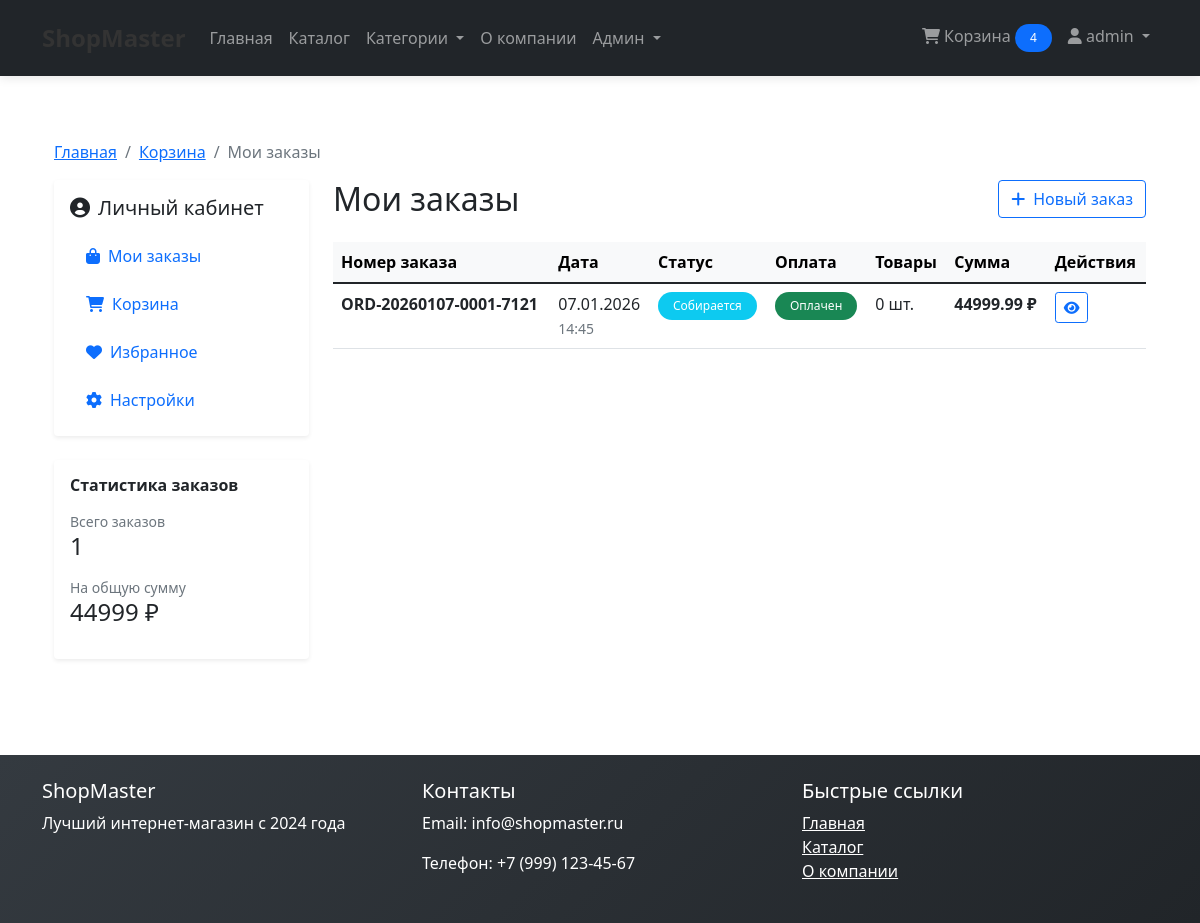
Page /orders (signed in) on the committed database.
### app.py (models this page shows, shortened)
class User(UserMixin, db.Model):
    id = db.Column(db.Integer, primary_key=True)
    username = db.Column(db.String(80), unique=True, nullable=False)
    email = db.Column(db.String(120), unique=True, nullable=False)
    password_hash = db.Column(db.String(200), nullable=False)
    address = db.Column(db.Text)
    is_admin = db.Column(db.Boolean, default=False)
    created_at = db.Column(db.DateTime, default=datetime.utcnow)
    cart_items = db.relationship('CartItem', backref='cart_user', lazy=True)  # Изменено backref
    orders = db.relationship('Order', backref='order_user', lazy=True)  # Изменено backref

class Order(db.Model):
    id = db.Column(db.Integer, primary_key=True)
    user_id = db.Column(db.Integer, db.ForeignKey('user.id'), nullable=False)
    order_number = db.Column(db.String(50), unique=True, nullable=False)
    status = db.Column(db.String(50), default='pending')
    total_amount = db.Column(db.Float, nullable=False)
    shipping_address = db.Column(db.Text)
    billing_address = db.Column(db.Text)
    payment_method = db.Column(db.String(100))
    payment_status = db.Column(db.String(50), default='pending')
    notes = db.Column(db.Text)
    created_at = db.Column(db.DateTime, default=datetime.utcnow)
    updated_at = db.Column(db.DateTime, default=datetime.utcnow, onupdate=datetime.utcnow)
    user = db.relationship('User', foreign_keys=[user_id])

### app.py (the view)
@app.route('/orders')
@login_required
def user_orders():
    orders = Order.query.filter_by(user_id=current_user.id).order_by(Order.created_at.desc()).all()
    return render_template('orders.html', orders=orders)

### app.py (called while the page is built)
@login_manager.user_loader
def load_user(user_id):
    return User.query.get(int(user_id))

@app.context_processor
def utility_processor():
    def format_price(price):
        try:
            return f"{float(price):,.2f}".replace(',', ' ').replace('.', ',')
        except:
            return str(price)
    return dict(format_price=format_price)

### templates/orders.html (shortened to what this page needs)
{% extends "base.html" %}
{% block content %}
<div class="container py-4">
    <nav aria-label="breadcrumb">
        <ol class="breadcrumb">
            <li class="breadcrumb-item"><a href="{{ url_for('index') }}">Главная</a></li>
            <li class="breadcrumb-item"><a href="{{ url_for('cart') }}">Корзина</a></li>
            <li class="breadcrumb-item active" aria-current="page">Мои заказы</li>
        </ol>
    </nav>
    <div class="row">
        <div class="col-lg-3 mb-4">
            <div class="card border-0 shadow-sm mb-4">
                <div class="card-body">
                    <h5 class="card-title mb-3">
                        <i class="fas fa-user-circle me-2"></i>Личный кабинет
                    </h5>
                    <ul class="nav flex-column">
                        <li class="nav-item mb-2">
                            <a class="nav-link active" href="{{ url_for('user_orders') }}">
                                <i class="fas fa-shopping-bag me-2"></i>Мои заказы
                            </a>
                        </li>
                        <li class="nav-item mb-2">
                            <a class="nav-link" href="{{ url_for('cart') }}">
                                <i class="fas fa-shopping-cart me-2"></i>Корзина
                            </a>
                        </li>
                        <li class="nav-item mb-2">
                            <a class="nav-link" href="#">
                                <i class="fas fa-heart me-2"></i>Избранное
                            </a>
                        </li>
                        <li class="nav-item">
                            <a class="nav-link" href="#">
                                <i class="fas fa-cog me-2"></i>Настройки
                            </a>
                        </li>
                    </ul>
                </div>
            </div>
            <div class="card border-0 shadow-sm">
                <div class="card-body">
                    <h6 class="fw-bold mb-3">Статистика заказов</h6>
                    <div class="mb-3">
                        <small class="text-muted d-block">Всего заказов</small>
                        <h4 class="mb-0">{{ orders|length }}</h4>
                    </div>
                    <div class="mb-3">
                        <small class="text-muted d-block">На общую сумму</small>
                        <h4 class="mb-0">{{ orders|sum(attribute='total_amount')|int }} ₽</h4>
                    </div>
                </div>
            </div>
        </div>
        <div class="col-lg-9">
            <div class="d-flex justify-content-between align-items-center mb-4">
                <h1 class="h2 mb-0">Мои заказы</h1>
                <a href="{{ url_for('catalog') }}" class="btn btn-outline-primary">
                    <i class="fas fa-plus me-2"></i>Новый заказ
                </a>
            </div>
            {% if orders %}
            <div class="table-responsive">
                <table class="table table-hover">
                    <thead class="table-light">
                        <tr>
                            <th>Номер заказа</th>
                            <th>Дата</th>
                            <th>Статус</th>
                            <th>Оплата</th>
                            <th>Товары</th>
                            <th>Сумма</th>
                            <th>Действия</th>
                        </tr>
                    </thead>
                    <tbody>
                        {% for order in orders %}
                        <tr>
                            <td>
                                <strong>{{ order.order_number }}</strong>
                            </td>
                            <td>
                                {{ order.created_at.strftime('%d.%m.%Y') }}<br>
                                <small class="text-muted">{{ order.created_at.strftime('%H:%M') }}</small>
                            </td>
                            <td>
                                {% if order.status == 'pending' %}
                                <span class="badge bg-warning">В обработке</span>
                                {% elif order.status == 'processing' %}
                                <span class="badge bg-info">Собирается</span>
                                {% elif order.status == 'shipped' %}
                                <span class="badge bg-primary">Отправлен</span>
                                {% elif order.status == 'delivered' %}
                                <span class="badge bg-success">Доставлен</span>
                                {% elif order.status == 'cancelled' %}
                                <span class="badge bg-danger">Отменен</span>
                                {% else %}
                                <span class="badge bg-secondary">{{ order.status }}</span>
                                {% endif %}
                            </td>
                            <td>
                                {% if order.payment_status == 'paid' %}
                                <span class="badge bg-success">Оплачен</span>
                                {% elif order.payment_status == 'pending' %}
                                <span class="badge bg-warning">Ожидает</span>
                                {% else %}
                                <span class="badge bg-danger">{{ order.payment_status }}</span>
                                {% endif %}
                            </td>
                            <td>
                                {{ order.items|sum(attribute='quantity') }} шт.
                            </td>
                            <td>
                                <strong>{{ order.total_amount }} ₽</strong>
                            </td>
                            <td>
                                <a href="{{ url_for('order_detail', order_id=order.id) }}"
                                   class="btn btn-sm btn-outline-primary">
                                    <i class="fas fa-eye"></i>
                                </a>
                            </td>
                        </tr>
                        {% endfor %}
                    </tbody>
                </table>
            </div>
            {% endif %}
        </div>
    </div>
</div>
{% endblock %}

### templates/base.html (shortened to what this page needs)
<!DOCTYPE html>
<html lang="ru">
<head>
    <link href="https://cdn.jsdelivr.net/npm/bootstrap@5.1.3/dist/css/bootstrap.min.css" rel="stylesheet">
    <link rel="stylesheet" href="https://cdnjs.cloudflare.com/ajax/libs/font-awesome/6.0.0/css/all.min.css">
    <link rel="stylesheet" href="{{ url_for('static', filename='css/style.css') }}">
</head>
<body>
    <nav class="navbar navbar-expand-lg navbar-dark bg-dark">
        <div class="container">
            <a class="navbar-brand" href="{{ url_for('index') }}">ShopMaster</a>
            <div class="collapse navbar-collapse" id="navbarNav">
                <ul class="navbar-nav me-auto">
                    <li class="nav-item">
                        <a class="nav-link" href="{{ url_for('index') }}">Главная</a>
                    </li>
                    <li class="nav-item">
                        <a class="nav-link" href="{{ url_for('catalog') }}">Каталог</a>
                    </li>
<li class="nav-item dropdown">
    <a class="nav-link dropdown-toggle" href="#" id="categoriesDropdown" role="button" data-bs-toggle="dropdown">
        Категории
    </a>
</li>
                    <li class="nav-item">
                        <a class="nav-link" href="{{ url_for('about') }}">О компании</a>
                    </li>
                    {% if current_user.is_authenticated and current_user.is_admin %}
                    <li class="nav-item dropdown">
                        <a class="nav-link dropdown-toggle" href="#" id="adminDropdown" role="button" data-bs-toggle="dropdown">
                            Админ
                        </a>
                    </li>
                    {% endif %}
                </ul>
                <ul class="navbar-nav">
                    {% if current_user.is_authenticated %}
                    <li class="nav-item">
    <a class="nav-link" href="{{ url_for('cart') }}">
        <i class="fas fa-shopping-cart"></i> Корзина
        {% if current_user.is_authenticated %}
        <span class="badge bg-primary cart-count">
            {{ current_user.cart_items|sum(attribute='quantity') }}
        </span>
        {% endif %}
    </a>
</li>
                    <li class="nav-item dropdown">
                        <a class="nav-link dropdown-toggle" href="#" id="userDropdown" role="button" data-bs-toggle="dropdown">
                            <i class="fas fa-user"></i> {{ current_user.username }}
                        </a>
                    </li>
                    {% endif %}
                </ul>
            </div>
        </div>
    </nav>
    <main class="container mt-4">
        {% block content %}{% endblock %}
    </main>
    <footer class="bg-dark text-white mt-5 py-4">
        <div class="container">
            <div class="row">
                <div class="col-md-4">
                    <h5>ShopMaster</h5>
                    <p>Лучший интернет-магазин с 2024 года</p>
                </div>
                <div class="col-md-4">
                    <h5>Контакты</h5>
                    <p>Email: info@shopmaster.ru</p>
                    <p>Телефон: +7 (999) 123-45-67</p>
                </div>
                <div class="col-md-4">
                    <h5>Быстрые ссылки</h5>
                    <ul class="list-unstyled">
                        <li><a href="{{ url_for('index') }}" class="text-white">Главная</a></li>
                        <li><a href="{{ url_for('catalog') }}" class="text-white">Каталог</a></li>
                        <li><a href="{{ url_for('about') }}" class="text-white">О компании</a></li>
                    </ul>
                </div>
            </div>
        </div>
    </footer>
</body>
</html>

### static/css/style.css (style rules this page uses)
body { min-height: 100vh; display: flex; flex-direction: column; font-family: 'Segoe UI', Tahoma, Geneva, Verdana, sans-serif; }
main { flex: 1; }
.badge { font-weight: 500; padding: 5px 10px; }
.card { transition: transform 0.3s, box-shadow 0.3s; border: none; }
.navbar { box-shadow: 0 2px 10px rgba(0,0,0,.1); padding: 15px 0; }
.navbar-brand { font-weight: 700; font-size: 1.5rem; color: #333 !important; }
footer { margin-top: auto; background: linear-gradient(135deg, #343a40 0%, #212529 100%); }
.badge { border-radius: 20px; padding: 8px 15px; font-weight: 500; }

### rows in the picture
User: username "admin"
Order: order_number "ORD-20260107-0001-7121", created_at "07.01.2026", created_at "14:45", status "Собирается", payment_status "Оплачен", items|sum "0", total_amount "44999.99"

### other values in the picture
{{ current_user.cart_items|sum(attribute='quantity') }} "4"
{{ orders|length }} "1"
{{ orders|sum(attribute='total_amount')|int }} "44999"
